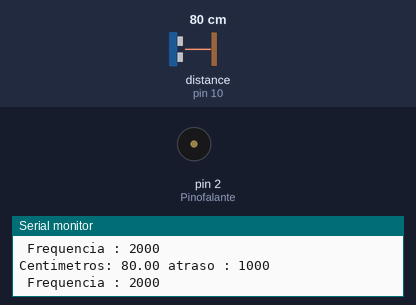
A sketch run on a simulated Arduino Uno, built with avr-gcc and run on an emulated ATmega328P. Parts: buzzer (waves = sounding), the last lines printed to the serial monitor. The inputs (shaded band) are chosen by the test bench; at power-on: distance to the obstacle (sensor on pin 10) 80 cm. The echo pulse lasts 58.3 µs per cm.

Above: at 1.8 s.
1.9 s: distance to the obstacle (sensor on pin 10) set to 11 cm
At 2.26 s:
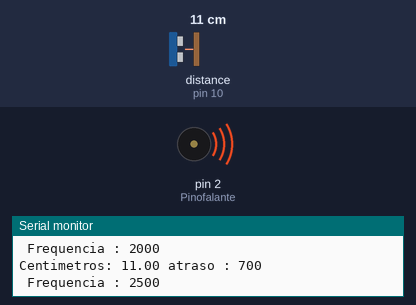
5.4 s: distance to the obstacle (sensor on pin 10) set to 8 cm
7.0 s: distance to the obstacle (sensor on pin 10) set to 299 cm
At 7.9 s:
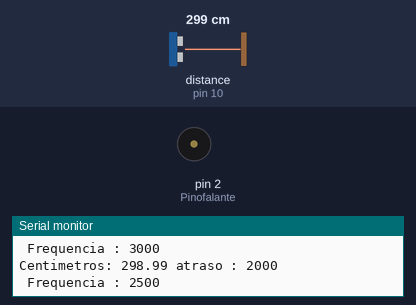
Timing chart, 0 to 17.1 s (numbered marks = the images above; inputs shaded):
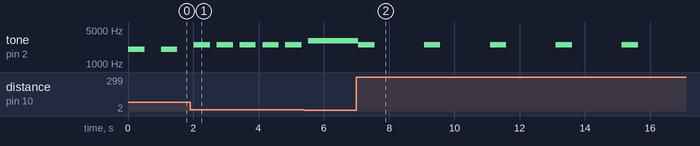

The sketch:

arduinoSensor.ino
```cpp
// Programa : Sensor de estacionamento com HC-SR04
// Autor : Arduino e Cia

#include <Ultrasonic.h>   //Carrega a biblioteca Ultrasonic
#include <NewTone.h>    //Carrega a biblioteca Newtone

//Dados do buzzer
#define tempo 500
int frequencia = 2000;
int Pinofalante = 2;

int atraso = 1000;

//Define o pino do Arduino a ser utilizado com o pino Trigger do sensor
#define PINO_TRIGGER 13
//Define o pino do Arduino a ser utilizado com o pino Echo do sensor
#define PINO_ECHO 10

//Inicializa o sensor ultrasonico
Ultrasonic ultrasonic(PINO_TRIGGER, PINO_ECHO);

void setup()
{
  pinMode(Pinofalante,OUTPUT); //Pino do buzzer
  Serial.begin(9600); //Inicializa a serial
}

void loop()
{
  float cmMsec, inMsec;

  //Le os dados do sensor, com o tempo de retorno do sinal
  long microsec = ultrasonic.timing();

  //Calcula a distancia em centimetros
  cmMsec = ultrasonic.convert(microsec, Ultrasonic::CM);

  //Ajusta o atraso de acordo com a distancia
  if (cmMsec > 80)
  {
    frequencia = 2500;
    atraso = 2000;
  }
  else if (cmMsec >50 && cmMsec<80)
  {
    frequencia = 1500;
    atraso = 1500;
  }
  else if (cmMsec >30 && cmMsec<50)
  {
    frequencia = 2000;
    atraso = 1200;
  }
  else if (cmMsec > 10 && cmMsec < 30)
  {
    frequencia = 2500;
    atraso = 700;
  }
  else if (cmMsec < 10)
  {
    frequencia = 3000;
    atraso = 300;
  }

  //Apresenta os dados, em centimetros, na Serial
  Serial.print("Centimetros: ");
  Serial.print(cmMsec);
  Serial.print(" atraso : ");
  Serial.println(atraso);
  Serial.print(" Frequencia : ");
  Serial.println(frequencia);
  //Emite o bip

   NewTone(Pinofalante, frequencia, tempo);

  delay(atraso);
}
```

Measured:
- after the input at 1.9 s, tone on pin 2 (Pinofalante): alternates 2500 Hz for 0.50 s and silent for 0.20 s, starting after 0.12 s
- after the input at 7.0 s, tone on pin 2 (Pinofalante): alternates 2500 Hz for 0.50 s and silent for 1.5 s, starting after 0.06 s
- by itself, tone on pin 2 (Pinofalante): alternates 2000 Hz for 0.50 s and silent for 0.51 s
